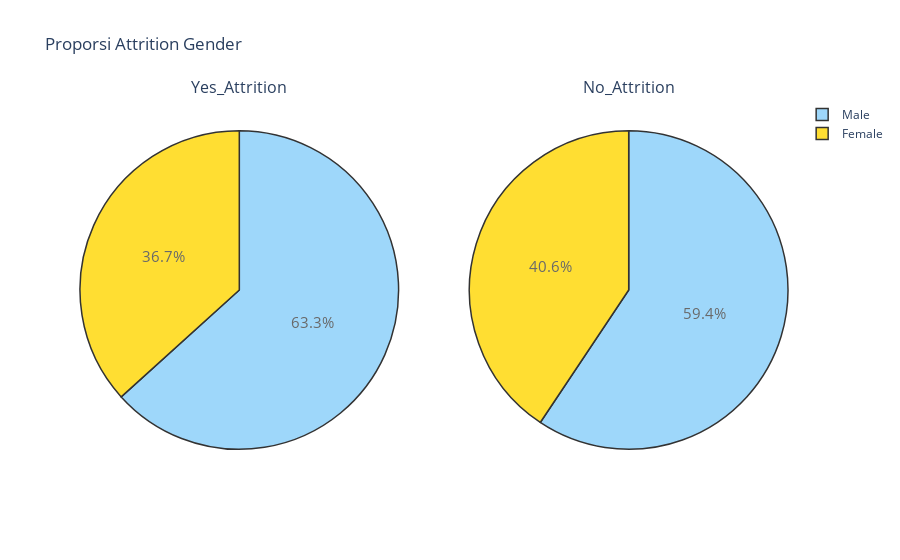

Source (notebook cell):
### Code cell
fig = make_subplots(1, 2, specs=[[{'type':'domain'}, {'type':'domain'}]], subplot_titles=['Yes_Attrition', 'No_Attrition'])
Yes_Attrition = df[(df['Attrition'] == 1)]['Gender'].value_counts()
No_Attrition = df[(df['Attrition'] == 0)]['Gender'].value_counts()

fig.add_trace(go.Pie(labels = ["Male", "Female"], values = Yes_Attrition,
                     textfont=dict(size=15), opacity = 0.8,
                     name='Yes_Attrition',
                     marker=dict(colors=['lightskyblue','gold'], 
                                 line=dict(color='#000000', width=1.5))), 1, 1 )
fig.add_trace(go.Pie(labels = ["Male", "Female"], values = No_Attrition, 
                     textfont=dict(size=15), opacity = 0.8,
                     name='No_Attrition',
                     marker=dict(colors=['lightskyblue','gold'],
                                 line=dict(color='#000000', width=1.5))), 1, 2)


fig.update_layout(title_text =  'Proporsi Attrition Gender')
           
#fig = dict(data = [trace, trace2], layout=layout)
py.iplot(fig)

### Figure 1 — Plotly figure (JSON) as saved in the notebook; plotly's stock layout.template omitted (floating-point values rounded to 4 significant figures)
{"data": [{"domain": {"x": [0, 0.45], "y": [0, 1]}, "labels": ["Male", "Female"], "marker": {"colors": ["lightskyblue", "gold"], "line": {"color": "#000000", "width": 1.5}}, "name": "Yes_Attrition", "opacity": 0.8, "textfont": {"size": 15}, "type": "pie", "values": [150, 87]}, {"domain": {"x": [0.55, 1], "y": [0, 1]}, "labels": ["Male", "Female"], "marker": {"colors": ["lightskyblue", "gold"], "line": {"color": "#000000", "width": 1.5}}, "name": "No_Attrition", "opacity": 0.8, "textfont": {"size": 15}, "type": "pie", "values": [732, 501]}], "layout": {"annotations": [{"font": {"size": 16}, "showarrow": false, "text": "Yes_Attrition", "x": 0.225, "xanchor": "center", "xref": "paper", "y": 1, "yanchor": "bottom", "yref": "paper"}, {"font": {"size": 16}, "showarrow": false, "text": "No_Attrition", "x": 0.775, "xanchor": "center", "xref": "paper", "y": 1, "yanchor": "bottom", "yref": "paper"}], "title": {"text": "Proporsi Attrition Gender"}}}
